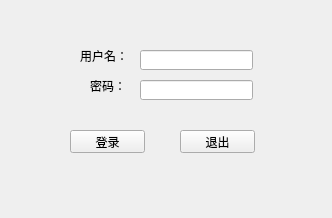
<?xml version="1.0" encoding="UTF-8"?>
<ui version="4.0">
 <class>mount</class>
 <widget class="QWidget" name="mount">
  <property name="geometry">
   <rect>
    <x>0</x>
    <y>0</y>
    <width>332</width>
    <height>218</height>
   </rect>
  </property>
  <property name="windowTitle">
   <string>Form</string>
  </property>
  <widget class="QLineEdit" name="UserName">
   <property name="geometry">
    <rect>
     <x>140</x>
     <y>50</y>
     <width>113</width>
     <height>20</height>
    </rect>
   </property>
   <property name="text">
    <string/>
   </property>
  </widget>
  <widget class="QLabel" name="LB_UserName">
   <property name="geometry">
    <rect>
     <x>80</x>
     <y>50</y>
     <width>54</width>
     <height>12</height>
    </rect>
   </property>
   <property name="text">
    <string>用户名：</string>
   </property>
  </widget>
  <widget class="QPushButton" name="Quit">
   <property name="geometry">
    <rect>
     <x>180</x>
     <y>130</y>
     <width>75</width>
     <height>23</height>
    </rect>
   </property>
   <property name="text">
    <string>退出</string>
   </property>
  </widget>
  <widget class="QPushButton" name="Mount">
   <property name="geometry">
    <rect>
     <x>70</x>
     <y>130</y>
     <width>75</width>
     <height>23</height>
    </rect>
   </property>
   <property name="text">
    <string>登录</string>
   </property>
  </widget>
  <widget class="QLineEdit" name="Password">
   <property name="geometry">
    <rect>
     <x>140</x>
     <y>80</y>
     <width>113</width>
     <height>20</height>
    </rect>
   </property>
  </widget>
  <widget class="QLabel" name="LB_Password">
   <property name="geometry">
    <rect>
     <x>90</x>
     <y>80</y>
     <width>54</width>
     <height>12</height>
    </rect>
   </property>
   <property name="text">
    <string>密码：</string>
   </property>
  </widget>
 </widget>
 <resources/>
 <connections/>
</ui>
